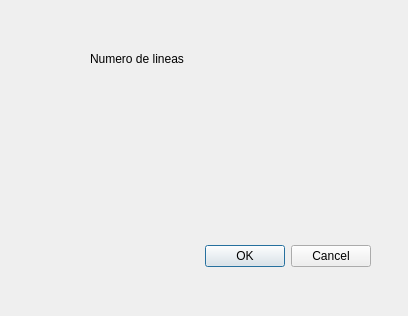
<?xml version="1.0" encoding="UTF-8"?>
<ui version="4.0">
 <class>DInfo</class>
 <widget class="QDialog" name="DInfo">
  <property name="geometry">
   <rect>
    <x>0</x>
    <y>0</y>
    <width>408</width>
    <height>316</height>
   </rect>
  </property>
  <property name="windowTitle">
   <string>Dialog</string>
  </property>
  <widget class="QDialogButtonBox" name="buttonBox">
   <property name="geometry">
    <rect>
     <x>30</x>
     <y>240</y>
     <width>341</width>
     <height>32</height>
    </rect>
   </property>
   <property name="orientation">
    <enum>Qt::Horizontal</enum>
   </property>
   <property name="standardButtons">
    <set>QDialogButtonBox::Cancel|QDialogButtonBox::Ok</set>
   </property>
  </widget>
  <widget class="QLabel" name="label">
   <property name="geometry">
    <rect>
     <x>90</x>
     <y>50</y>
     <width>141</width>
     <height>17</height>
    </rect>
   </property>
   <property name="text">
    <string>Numero de lineas</string>
   </property>
  </widget>
  <widget class="QLabel" name="lLineas">
   <property name="geometry">
    <rect>
     <x>230</x>
     <y>50</y>
     <width>131</width>
     <height>17</height>
    </rect>
   </property>
   <property name="text">
    <string/>
   </property>
  </widget>
 </widget>
 <resources/>
 <connections>
  <connection>
   <sender>buttonBox</sender>
   <signal>accepted()</signal>
   <receiver>DInfo</receiver>
   <slot>accept()</slot>
   <hints>
    <hint type="sourcelabel">
     <x>248</x>
     <y>254</y>
    </hint>
    <hint type="destinationlabel">
     <x>157</x>
     <y>274</y>
    </hint>
   </hints>
  </connection>
  <connection>
   <sender>buttonBox</sender>
   <signal>rejected()</signal>
   <receiver>DInfo</receiver>
   <slot>reject()</slot>
   <hints>
    <hint type="sourcelabel">
     <x>316</x>
     <y>260</y>
    </hint>
    <hint type="destinationlabel">
     <x>286</x>
     <y>274</y>
    </hint>
   </hints>
  </connection>
 </connections>
</ui>
